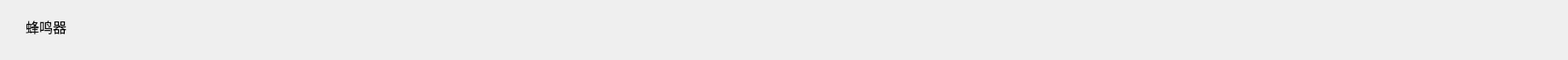
          <widget class="QWidget" name="widget_actuator_control_beep" native="true">
           <property name="minimumSize">
            <size>
             <width>1840</width>
             <height>60</height>
            </size>
           </property>
           <property name="styleSheet">
            <string notr="true">#widget_actuator_control_beep
{
    background-color: #0f172a;
    border: 1px solid #1f2937;
    border-radius: 18px;
}</string>
           </property>
           <widget class="QWidget" name="layoutWidget_2">
            <property name="geometry">
             <rect>
              <x>30</x>
              <y>0</y>
              <width>1781</width>
              <height>61</height>
             </rect>
            </property>
            <layout class="QHBoxLayout" name="h_layout_beep">
             <item>
              <widget class="QLabel" name="label_text_beep">
               <property name="font">
                <font>
                 <family>Noto Sans S Chinese Medium</family>
                 <pointsize>12</pointsize>
                </font>
               </property>
               <property name="text">
                <string>蜂鸣器</string>
               </property>
              </widget>
             </item>
             <item>
              <spacer name="h_spacer_beep">
               <property name="orientation">
                <enum>Qt::Horizontal</enum>
               </property>
               <property name="sizeHint" stdset="0">
                <size>
                 <width>40</width>
                 <height>20</height>
                </size>
               </property>
              </spacer>
             </item>
             <item>
              <widget class="QToolButton" name="button_switch">
               <property name="minimumSize">
                <size>
                 <width>50</width>
                 <height>50</height>
                </size>
               </property>
               <property name="styleSheet">
                <string notr="true">border-image: url(:/icon/switch-off.png);
border-radius: 12px;</string>
               </property>
               <property name="text">
                <string/>
               </property>
              </widget>
             </item>
            </layout>
           </widget>
          </widget>
